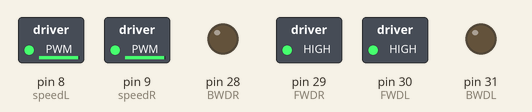
Simulated run of this sketch. Board: Arduino Mega 2560, built with avr-gcc and run on an emulated ATmega2560. Parts: switched loads named in the sketch (green lamp = pin HIGH), output pins drawn as LEDs (lit = HIGH).

Above: at 0.1 s.
Timing chart, 0 to 1.6 s (numbered marks = the images above):
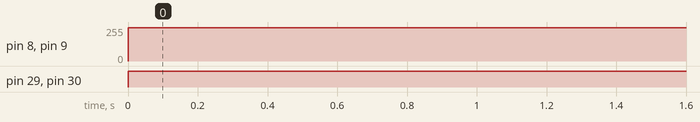

The sketch:

Two_DC_Motor_Test.ino
```cpp
int FWDL = 30;    //Setting up pin numbers with more descriptive names
int BWDL = 31;
int speedL = 8;
int FWDR = 29;
int BWDR = 28;
int speedR = 9;

void setup()
  {
  pinMode(FWDL, OUTPUT);    //Assining pins to act as outputs
  pinMode(BWDL, OUTPUT);
  pinMode(speedL, OUTPUT);
  pinMode(FWDR, OUTPUT);
  pinMode(BWDR, OUTPUT);
  pinMode(speedR, OUTPUT);
  }

void loop()
  {
  analogWrite(speedL, 250);   //Assigns a speed to the motor (0-255) Vmotor=Vin(speedL/255)
  digitalWrite(FWDL, HIGH);   //Dictates the direction of motor rotation
  digitalWrite(BWDL, LOW);

  analogWrite(speedR, 250);   //Same as just above, but for right side motor
  digitalWrite(FWDR, HIGH);
  digitalWrite(BWDR, LOW);

  delay(3000);
  }
```

Measured:
- by itself, pin 8 (speedL), pin 9 (speedR): 0/255 → 250/255 at 0.00 s
- by itself, pin 29 (FWDR), pin 30 (FWDL): LOW → HIGH at 0.00 s
